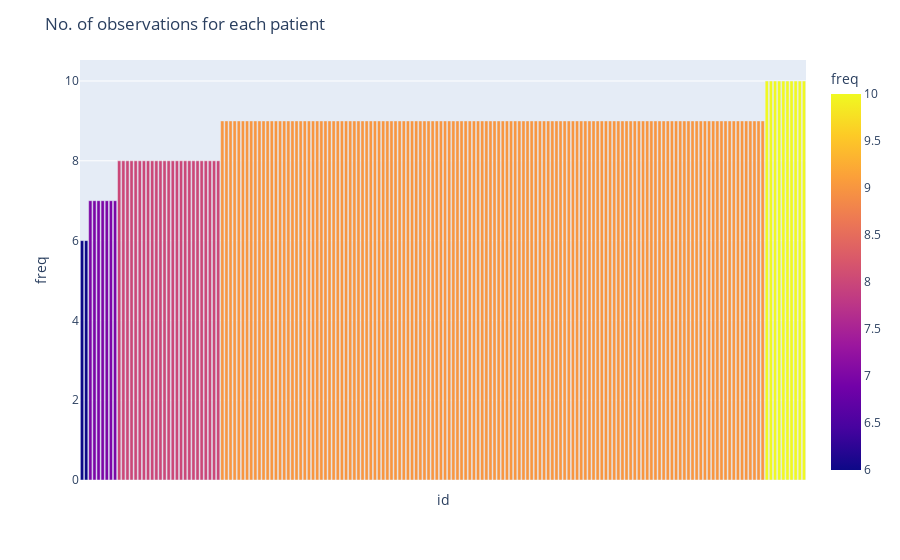

Source (notebook cell):
### Code cell
fig = px.bar(new_df, x='id',y ='freq',color='freq')
fig.update_layout(xaxis={'categoryorder':'total ascending'},title='No. of observations for each patient')
fig.update_xaxes(showticklabels=False)
fig.show()

### Figure 1 — Plotly figure (JSON) as saved in the notebook; plotly's stock layout.template omitted (floating-point values rounded to 4 significant figures; data arrays with more than 128 entries replaced by an {"elided": "..."} marker saying what was removed)
{"data": [{"alignmentgroup": "True", "hovertemplate": "id=%{x}<br>freq=%{marker.color}<extra></extra>", "legendgroup": "", "marker": {"color": {"elided": "176 int values"}, "coloraxis": "coloraxis", "pattern": {"shape": ""}}, "name": "", "offsetgroup": "", "orientation": "v", "showlegend": false, "textposition": "auto", "type": "bar", "x": {"elided": "176 str values"}, "xaxis": "x", "y": {"elided": "176 int values"}, "yaxis": "y"}], "layout": {"barmode": "relative", "coloraxis": {"colorbar": {"title": {"text": "freq"}}, "colorscale": [[0, "#0d0887"], [0.1111, "#46039f"], [0.2222, "#7201a8"], [0.3333, "#9c179e"], [0.4444, "#bd3786"], [0.5556, "#d8576b"], [0.6667, "#ed7953"], [0.7778, "#fb9f3a"], [0.8889, "#fdca26"], [1, "#f0f921"]]}, "legend": {"tracegroupgap": 0}, "margin": {"t": 60}, "title": {"text": "No. of observations for each patient"}, "xaxis": {"anchor": "y", "categoryorder": "total ascending", "domain": [0, 1], "showticklabels": false, "title": {"text": "id"}}, "yaxis": {"anchor": "x", "domain": [0, 1], "title": {"text": "freq"}}}}
